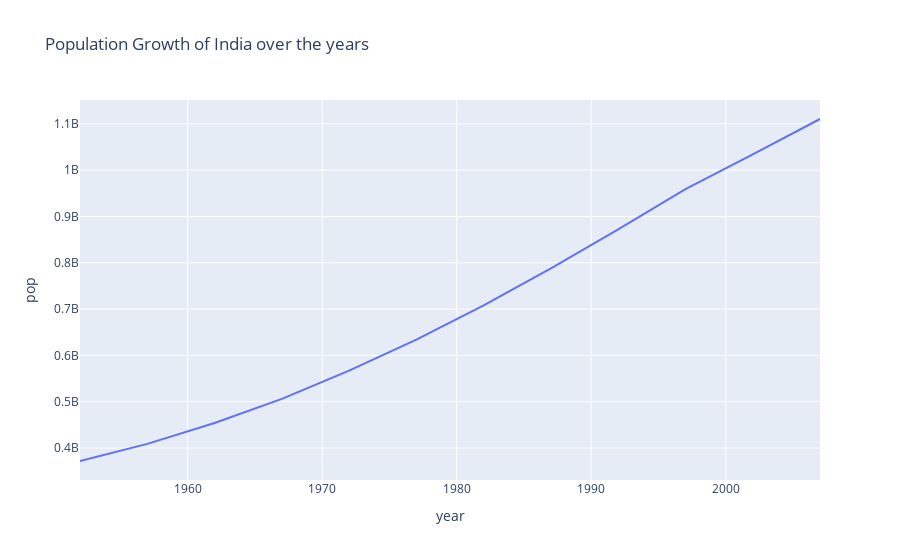

The notebook cell saved with this chart:
### Markdown cell above
**`line plot`**

### Code cell
# plot a line plot for india pop growth over the years
ind = gap[gap['country'] == 'India']
fig = px.line(ind , x = 'year' , y = 'pop' , title = 'Population Growth of India over the years')
fig.show()

### Figure 1 — Plotly figure (JSON) as saved in the notebook; plotly's stock layout.template omitted (floating-point values rounded to 4 significant figures)
{"data": [{"hovertemplate": "year=%{x}<br>pop=%{y}<extra></extra>", "legendgroup": "", "line": {"color": "#636efa", "dash": "solid"}, "marker": {"symbol": "circle"}, "mode": "lines", "name": "", "orientation": "v", "showlegend": false, "x": [1952, 1957, 1962, 1967, 1972, 1977, 1982, 1987, 1992, 1997, 2002, 2007], "xaxis": "x", "y": [372000000, 409000000, 454000000, 506000000, 567000000, 634000000, 708000000, 788000000, 872000000, 959000000, 1034172547, 1110396331], "yaxis": "y", "type": "scatter"}], "layout": {"xaxis": {"anchor": "y", "domain": [0.0, 1.0], "title": {"text": "year"}}, "yaxis": {"anchor": "x", "domain": [0.0, 1.0], "title": {"text": "pop"}}, "legend": {"tracegroupgap": 0}, "title": {"text": "Population Growth of India over the years"}}}
